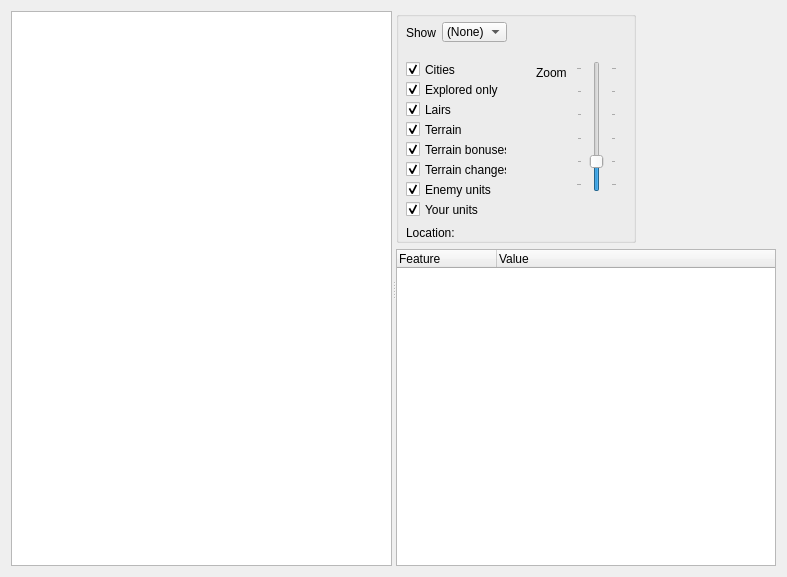
<?xml version="1.0" encoding="UTF-8"?>
<ui version="4.0">
 <class>DialogOverlandMap</class>
 <widget class="QDialog" name="DialogOverlandMap">
  <property name="geometry">
   <rect>
    <x>0</x>
    <y>0</y>
    <width>787</width>
    <height>577</height>
   </rect>
  </property>
  <property name="windowTitle">
   <string>Overland map</string>
  </property>
  <layout class="QGridLayout" name="gridLayout">
   <item row="0" column="0">
    <widget class="QSplitter" name="splitter">
     <property name="orientation">
      <enum>Qt::Horizontal</enum>
     </property>
     <widget class="QMapGraphicsView" name="graphicsView">
      <property name="backgroundBrush">
       <brush brushstyle="DiagCrossPattern">
        <color alpha="255">
         <red>255</red>
         <green>170</green>
         <blue>255</blue>
        </color>
       </brush>
      </property>
      <property name="resizeAnchor">
       <enum>QGraphicsView::AnchorViewCenter</enum>
      </property>
     </widget>
     <widget class="QWidget" name="layoutWidget">
      <layout class="QVBoxLayout" name="verticalLayout">
       <item>
        <widget class="QGroupBox" name="groupBox">
         <property name="sizePolicy">
          <sizepolicy hsizetype="Fixed" vsizetype="Fixed">
           <horstretch>0</horstretch>
           <verstretch>0</verstretch>
          </sizepolicy>
         </property>
         <property name="minimumSize">
          <size>
           <width>240</width>
           <height>232</height>
          </size>
         </property>
         <property name="maximumSize">
          <size>
           <width>240</width>
           <height>232</height>
          </size>
         </property>
         <property name="title">
          <string/>
         </property>
         <widget class="QCheckBox" name="checkBox_TerrainBonuses">
          <property name="geometry">
           <rect>
            <x>10</x>
            <y>130</y>
            <width>101</width>
            <height>17</height>
           </rect>
          </property>
          <property name="text">
           <string>Terrain bonuses</string>
          </property>
          <property name="checked">
           <bool>true</bool>
          </property>
         </widget>
         <widget class="QCheckBox" name="checkBox_Lairs">
          <property name="geometry">
           <rect>
            <x>10</x>
            <y>90</y>
            <width>70</width>
            <height>17</height>
           </rect>
          </property>
          <property name="text">
           <string>Lairs</string>
          </property>
          <property name="checked">
           <bool>true</bool>
          </property>
         </widget>
         <widget class="QCheckBox" name="checkBox_Terrain">
          <property name="geometry">
           <rect>
            <x>10</x>
            <y>110</y>
            <width>70</width>
            <height>17</height>
           </rect>
          </property>
          <property name="text">
           <string>Terrain</string>
          </property>
          <property name="checked">
           <bool>true</bool>
          </property>
         </widget>
         <widget class="QCheckBox" name="checkBox_EnemyUnits">
          <property name="geometry">
           <rect>
            <x>10</x>
            <y>170</y>
            <width>91</width>
            <height>17</height>
           </rect>
          </property>
          <property name="text">
           <string>Enemy units</string>
          </property>
          <property name="checked">
           <bool>true</bool>
          </property>
         </widget>
         <widget class="QCheckBox" name="checkBox_YourUnits">
          <property name="geometry">
           <rect>
            <x>10</x>
            <y>190</y>
            <width>91</width>
            <height>17</height>
           </rect>
          </property>
          <property name="text">
           <string>Your units</string>
          </property>
          <property name="checked">
           <bool>true</bool>
          </property>
         </widget>
         <widget class="QLabel" name="label">
          <property name="geometry">
           <rect>
            <x>10</x>
            <y>10</y>
            <width>30</width>
            <height>23</height>
           </rect>
          </property>
          <property name="text">
           <string>Show:</string>
          </property>
         </widget>
         <widget class="QComboBox" name="comboBox_Plane">
          <property name="geometry">
           <rect>
            <x>46</x>
            <y>11</y>
            <width>65</width>
            <height>20</height>
           </rect>
          </property>
          <property name="currentIndex">
           <number>0</number>
          </property>
          <item>
           <property name="text">
            <string>(None)</string>
           </property>
          </item>
          <item>
           <property name="text">
            <string>Arcanus</string>
           </property>
          </item>
          <item>
           <property name="text">
            <string>Myrror</string>
           </property>
          </item>
          <item>
           <property name="text">
            <string>Battle</string>
           </property>
          </item>
         </widget>
         <widget class="QSlider" name="verticalSlider_Zoom">
          <property name="geometry">
           <rect>
            <x>180</x>
            <y>50</y>
            <width>41</width>
            <height>131</height>
           </rect>
          </property>
          <property name="minimum">
           <number>-100</number>
          </property>
          <property name="maximum">
           <number>400</number>
          </property>
          <property name="singleStep">
           <number>10</number>
          </property>
          <property name="pageStep">
           <number>100</number>
          </property>
          <property name="orientation">
           <enum>Qt::Vertical</enum>
          </property>
          <property name="tickPosition">
           <enum>QSlider::TicksBothSides</enum>
          </property>
          <property name="tickInterval">
           <number>100</number>
          </property>
         </widget>
         <widget class="QLabel" name="label_2">
          <property name="geometry">
           <rect>
            <x>140</x>
            <y>50</y>
            <width>30</width>
            <height>23</height>
           </rect>
          </property>
          <property name="text">
           <string>Zoom:</string>
          </property>
         </widget>
         <widget class="QCheckBox" name="checkBox_TerrainChanges">
          <property name="geometry">
           <rect>
            <x>10</x>
            <y>150</y>
            <width>101</width>
            <height>17</height>
           </rect>
          </property>
          <property name="text">
           <string>Terrain changes</string>
          </property>
          <property name="checked">
           <bool>true</bool>
          </property>
         </widget>
         <widget class="QCheckBox" name="checkBox_Cities">
          <property name="geometry">
           <rect>
            <x>10</x>
            <y>50</y>
            <width>70</width>
            <height>17</height>
           </rect>
          </property>
          <property name="text">
           <string>Cities</string>
          </property>
          <property name="checked">
           <bool>true</bool>
          </property>
         </widget>
         <widget class="QCheckBox" name="checkBox_ExploredOnly">
          <property name="geometry">
           <rect>
            <x>10</x>
            <y>70</y>
            <width>101</width>
            <height>17</height>
           </rect>
          </property>
          <property name="text">
           <string>Explored only</string>
          </property>
          <property name="checked">
           <bool>true</bool>
          </property>
         </widget>
         <widget class="QLabel" name="label_Location">
          <property name="geometry">
           <rect>
            <x>10</x>
            <y>210</y>
            <width>141</width>
            <height>23</height>
           </rect>
          </property>
          <property name="text">
           <string>Location:</string>
          </property>
         </widget>
        </widget>
       </item>
       <item>
        <widget class="QTreeWidget" name="treeWidget_Tile">
         <property name="sizePolicy">
          <sizepolicy hsizetype="Expanding" vsizetype="Expanding">
           <horstretch>0</horstretch>
           <verstretch>0</verstretch>
          </sizepolicy>
         </property>
         <property name="contextMenuPolicy">
          <enum>Qt::CustomContextMenu</enum>
         </property>
         <property name="editTriggers">
          <set>QAbstractItemView::AnyKeyPressed|QAbstractItemView::DoubleClicked|QAbstractItemView::EditKeyPressed|QAbstractItemView::SelectedClicked</set>
         </property>
         <property name="alternatingRowColors">
          <bool>false</bool>
         </property>
         <column>
          <property name="text">
           <string>Feature</string>
          </property>
         </column>
         <column>
          <property name="text">
           <string>Value</string>
          </property>
         </column>
        </widget>
       </item>
      </layout>
     </widget>
    </widget>
   </item>
  </layout>
 </widget>
 <customwidgets>
  <customwidget>
   <class>QMapGraphicsView</class>
   <extends>QGraphicsView</extends>
   <header>QMapGraphicsView.h</header>
  </customwidget>
 </customwidgets>
 <resources/>
 <connections/>
</ui>
